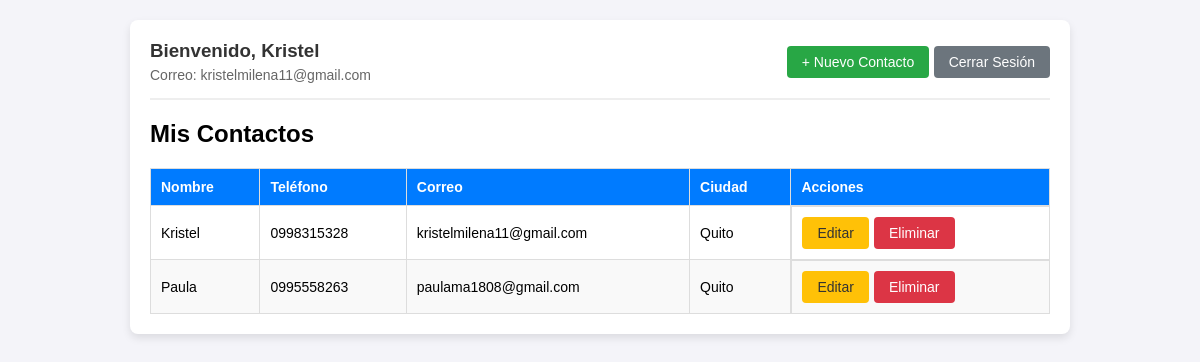
Page /dashboard.php (signed in) on the committed database.
### tables this page shows
CREATE TABLE `contactos` (
  `id` int(11) NOT NULL,
  `id_usuario` int(11) NOT NULL,
  `nombre` varchar(100) NOT NULL,
  `telefono` varchar(50) NOT NULL,
  `correo` varchar(100) DEFAULT NULL,
  `ciudad` varchar(100) DEFAULT NULL,
  `favorito` tinyint(1) NOT NULL DEFAULT 0
);

### dashboard.php (the view, shortened to what this page needs)
<?php
require_once 'conexion.php';
$user_id = $_SESSION['user_id'];
$user_nombre = $_SESSION['user_nombre'];
$user_correo = $_SESSION['user_correo'];
$sql = "SELECT * FROM contactos WHERE id_usuario = :id_usuario ORDER BY nombre ASC";
$stmt = $conexion->prepare($sql);
$stmt->execute(['id_usuario' => $user_id]);
$contactos = $stmt->fetchAll(PDO::FETCH_ASSOC);
?>
<!DOCTYPE html>
<html lang="es">
<head>
</head>
<body>
    <div class="container">
        <div class="header">
            <div class="user-info">
                <h3>Bienvenido, <?php echo htmlspecialchars($user_nombre); ?></h3>
                <p>Correo: <?php echo htmlspecialchars($user_correo); ?></p>
            </div>
            <div>
                <a href="agregar.php" class="btn btn-primary">+ Nuevo Contacto</a>
                <a href="logout.php" class="btn btn-logout">Cerrar Sesión</a>
            </div>
        </div>
        <h2>Mis Contactos</h2>
        <?php if (count($contactos) > 0): ?>
            <table>
                <thead>
                    <tr>
                        <th>Nombre</th>
                        <th>Teléfono</th>
                        <th>Correo</th>
                        <th>Ciudad</th>
                        <th>Acciones</th>
                    </tr>
                </thead>
                <tbody>
                    <?php foreach ($contactos as $contacto): ?>
                        <tr>
                            <td><?php echo htmlspecialchars($contacto['nombre']); ?></td>
                            <td><?php echo htmlspecialchars($contacto['telefono']); ?></td>
                            <td><?php echo htmlspecialchars($contacto['correo']); ?></td>
                            <td><?php echo htmlspecialchars($contacto['ciudad']); ?></td>
                            <td class="actions">
                                <a href="editar.php?id=<?php echo $contacto['id']; ?>" class="btn btn-warning">Editar</a>
                                <a href="eliminar.php?id=<?php echo $contacto['id']; ?>" class="btn btn-danger" onclick="return confirm('¿Está seguro de que desea eliminar este contacto?');">Eliminar</a>
                            </td>
                        </tr>
                    <?php endforeach; ?>
                </tbody>
            </table>
        <?php else: ?>
            <p class="empty">No tienes contactos registrados todavía. ¡Agrega el primero!</p>
        <?php endif; ?>
    </div>
</body>
</html>

### dashboard.php (style rules this page uses)
body { font-family: Arial, sans-serif; background-color: #f4f4f9; margin: 0; padding: 20px; }
.container { max-width: 900px; margin: auto; background: white; padding: 20px; border-radius: 8px; box-shadow: 0 4px 8px rgba(0,0,0,0.1); }
.header { display: flex; justify-content: space-between; align-items: center; border-bottom: 2px solid #eee; padding-bottom: 15px; margin-bottom: 20px; }
.user-info h3 { margin: 0; color: #333; }
.user-info p { margin: 5px 0 0; color: #666; font-size: 14px; }
.btn { padding: 8px 15px; border-radius: 4px; text-decoration: none; color: white; font-size: 14px; }
.btn-primary { background-color: #28a745; }
.btn-danger { background-color: #dc3545; }
.btn-warning { background-color: #ffc107; color: #333; }
.btn-logout { background-color: #6c757d; }
table { width: 100%; border-collapse: collapse; margin-top: 15px; }
th, td { padding: 10px; border: 1px solid #ddd; text-align: left; font-size: 14px; }
th { background-color: #007bff; color: white; }
tr:nth-child(even) { background-color: #f9f9f9; }
.actions { display: flex; gap: 5px; }

### rows in the picture
contactos: nombre "Kristel", telefono "0998315328", correo "kristelmilena11@gmail.com", ciudad "Quito"
contactos: nombre "Paula", telefono "0995558263", correo "paulama1808@gmail.com", ciudad "Quito"

### other values in the picture
$user_nombre "Kristel"
$user_correo "kristelmilena11@gmail.com"
